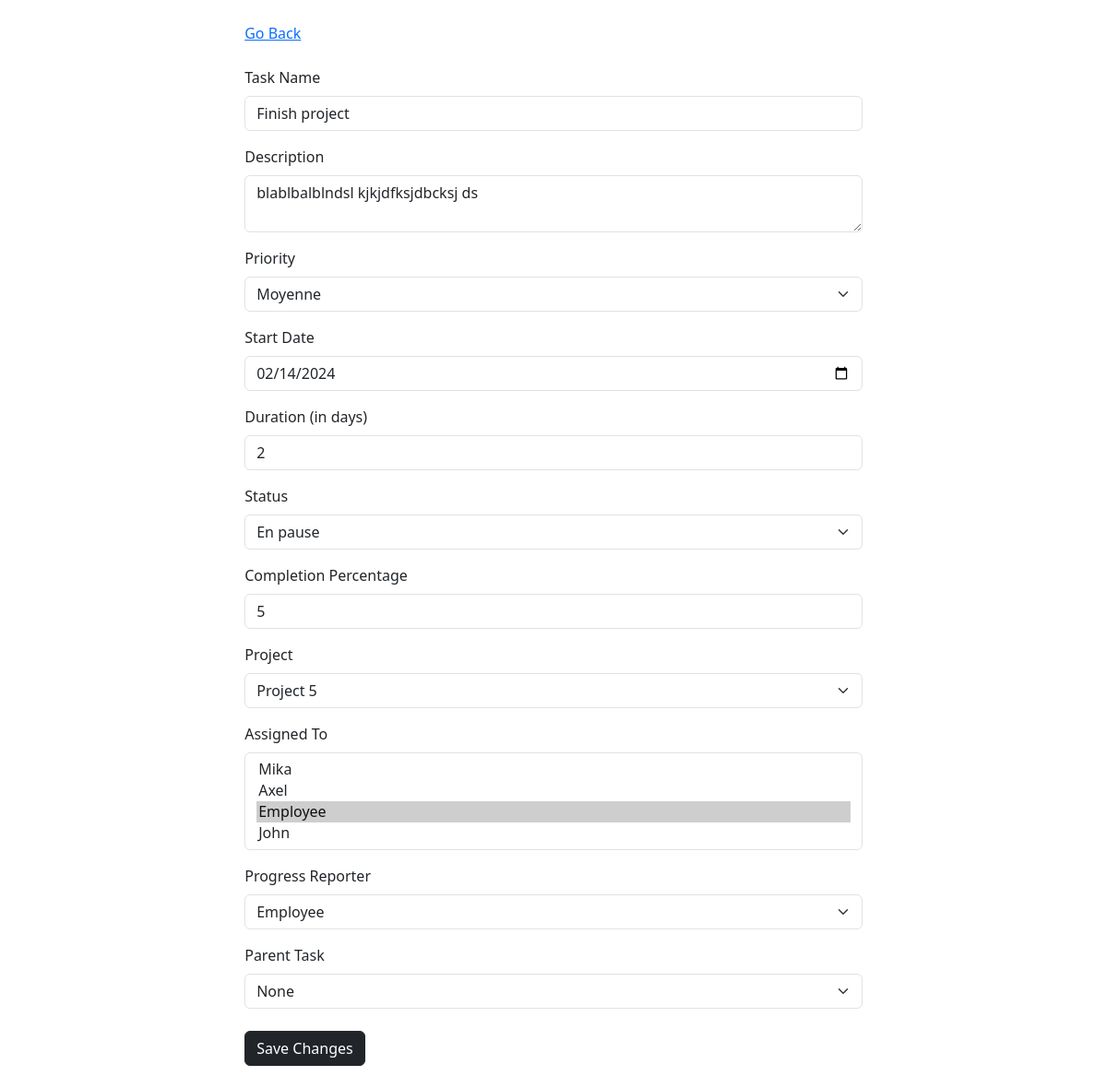
/task/edit/1/ (signed in), run on an earlier commit of the app's database.
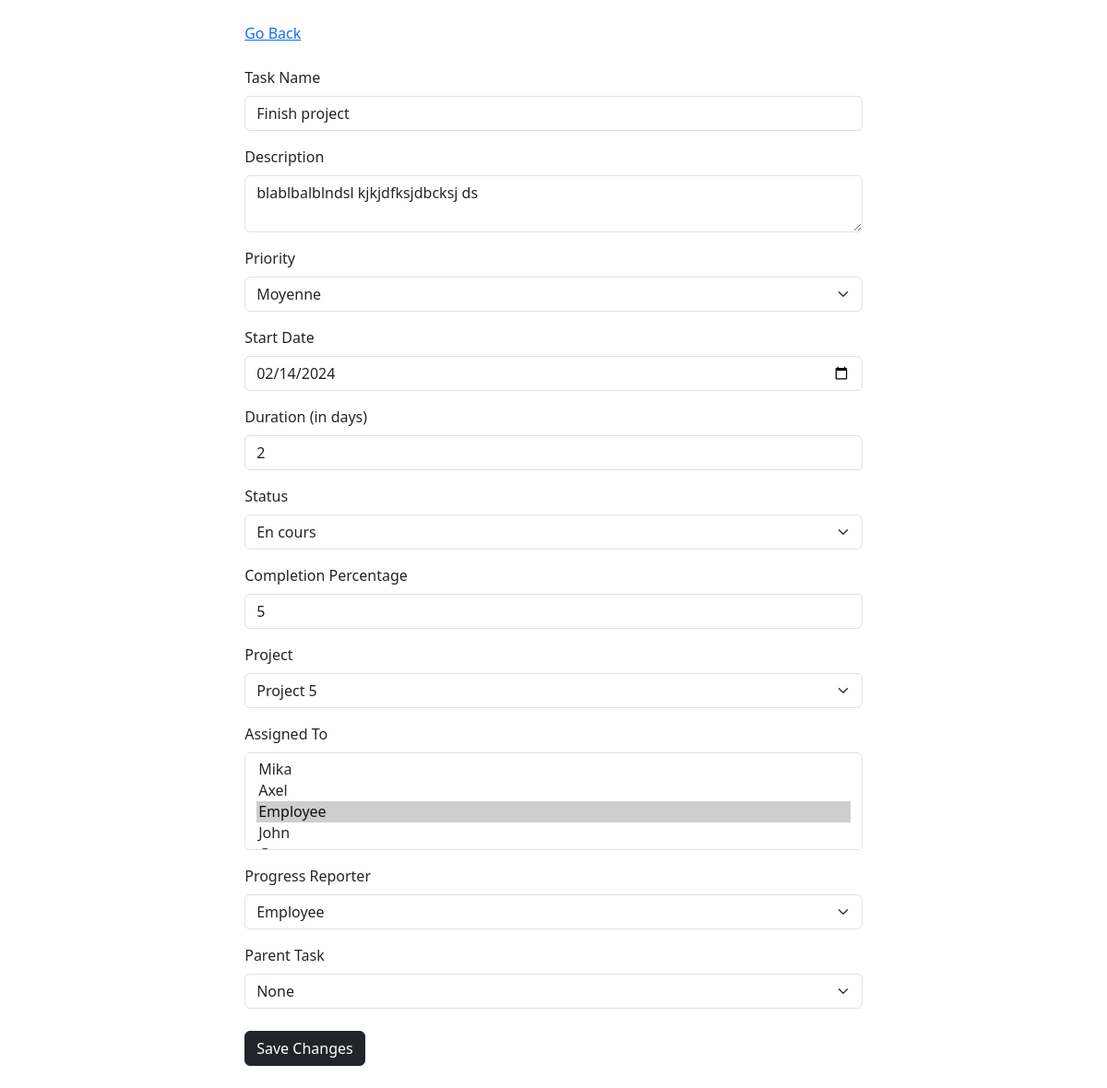
And on a later commit of the database.
### project_app/models.py (models this page shows, shortened)
class Task(models.Model):
    STATUS_CHOICES = (
        ('paused', 'En pause'),
        ('planned', 'Planifié'),
        ('ongoing', 'En cours'),
        ('completed', 'Réalisée'),
        ('validated', 'Validée'),
    )
    PRIORITY_CHOICES = (
        ('low', 'Faible'),
        ('medium', 'Moyenne'),
        ('high', 'Élevée'),
    )
    task_name = models.CharField(max_length=100)
    description = models.TextField()
    priority = models.CharField(max_length=20, choices=PRIORITY_CHOICES)
    start_date = models.DateField()
    duration = models.IntegerField()
    status = models.CharField(max_length=20, choices=STATUS_CHOICES)
    completion_percentage = models.IntegerField(default=0)
    project = models.ForeignKey('Project', on_delete=models.CASCADE)
    assigned_to = models.ManyToManyField(User, related_name='assigned_tasks')
    progress_reporter = models.ForeignKey(User, on_delete=models.CASCADE, related_name='progress_reports')
    parent_task = models.ForeignKey('self', on_delete=models.CASCADE, null=True, blank=True, related_name='sub_tasks')

class Project(models.Model):
    STATUS_CHOICES = (
        ('paused', 'En pause'),
        ('planned', 'Planifié'),
        ('pending', 'En cours'),
        ('delivered', 'Livré'),
    )
    project_name = models.CharField(max_length=100)
    start_date = models.DateField(default=timezone.now)
    delivery_date = models.DateField()
    status = models.CharField(max_length=20, choices=STATUS_CHOICES, default='planned') # status par défault sur "planifié" à la création
    progress_percentage = models.IntegerField(default=0)
    project_manager = models.ForeignKey(User, on_delete=models.CASCADE, related_name='projects_managed')

class User(models.Model):
    ROLE_CHOICES = (
        ('manager', 'Manager'),
        ('employee', 'Employee'),
    )
    username = models.CharField(max_length=100)
    email = models.EmailField(unique=True)
    user_role = models.CharField(max_length=20, choices=ROLE_CHOICES)
    password = models.CharField(max_length=255, default='123')

### project_app/decorators.py (the view)
    def wrapped_view(request, *args, **kwargs):
        if request.user.is_authenticated:
            return view_func(request, *args, **kwargs)
        else:
            return redirect('connexion')

### project_app/forms.py
class TaskForm(forms.ModelForm):
    class Meta:
        model = Task
        fields = '__all__'

### project_app/context_processors.py (called while the page is built)
def logged_in_username(request):
    username = None
    if request.user.is_authenticated:
        username = request.user.username
    return {'logged_in_username': username}

### project_app/views.py (called while the page is built)
@login_required
def edit_task(request, task_id):
    task = get_object_or_404(Task, id=task_id)
    if request.method == 'POST':
        form = TaskForm(request.POST, instance=task)
        if form.is_valid():
            form.save()
            return redirect('task_details', task_id=task_id)
    else:
        form = TaskForm(instance=task)
    users = User.objects.all()
    projects = Project.objects.all()
    project_tasks = Task.objects.filter(project=task.project)
    context = {
        'form': form,
        'task': task,
        'users': users,  # Include all users in the context
        'projects': projects,  # Include all projects in the context
        'project_tasks': project_tasks,  # Include all tasks of the current viewed task's project in the context
    }
    return render(request, 'task/edit_task.html', context)

### templates/task/edit_task.html (shortened to what the changed rows need)
{% load static %}
<!DOCTYPE html>
<html lang="en">
<head>
    <link href="{% static 'css/style.css' %}" rel="stylesheet">
    <link href="{% static 'css/bootstrap.min.css' %}" rel="stylesheet">
</head>
<body>
<div class="container d-flex justify-content-center">
    <form method="post" style="flex-basis: 60%">
        <div class="mb-3">
            <label for="task_name" class="form-label">Task Name</label>
            <input type="text" class="form-control" id="task_name" name="task_name" value="{{ task.task_name }}">
        </div>
        <div class="mb-3">
            <label for="description" class="form-label">Description</label>
            <textarea class="form-control" id="description" name="description">{{ task.description }}</textarea>
        </div>
        <div class="mb-3">
            <label for="priority" class="form-label">Priority</label>
            <select class="form-select" id="priority" name="priority">
                {% for choice in task.PRIORITY_CHOICES %}
                    <option value="{{ choice.0 }}" {% if choice.0 == task.priority %}
                            selected {% endif %}>{{ choice.1 }}</option>
                {% endfor %}
            </select>
        </div>
        <div class="mb-3">
            <label for="start_date" class="form-label">Start Date</label>
            <input type="date" class="form-control" id="start_date" name="start_date"
                   value="{{ task.start_date|date:'Y-m-d' }}">
        </div>
        <div class="mb-3">
            <label for="duration" class="form-label">Duration (in days)</label>
            <input type="number" class="form-control" id="duration" name="duration" value="{{ task.duration }}">
        </div>
        <div class="mb-3">
            <label for="status" class="form-label">Status</label>
            <select class="form-select" id="status" name="status">
                {% for choice in task.STATUS_CHOICES %}
                    <option value="{{ choice.0 }}" {% if choice.0 == task.status %}
                            selected {% endif %}>{{ choice.1 }}</option>
                {% endfor %}
            </select>
        </div>
        <div class="mb-3">
            <label for="completion_percentage" class="form-label">Completion Percentage</label>
            <input type="number" class="form-control" id="completion_percentage" name="completion_percentage" min="0"
                   max="100" value="{{ task.completion_percentage }}">
        </div>
        <div class="mb-3">
            <label for="project" class="form-label">Project</label>
            <select class="form-select" id="project" name="project">
                {% for project in projects %}
                    <option value="{{ project.id }}" {% if project.id == task.project_id %}
                            selected {% endif %}>{{ project.project_name }}</option>
                {% endfor %}
            </select>
        </div>
        <div class="mb-3">
            <label for="assigned_to" class="form-label">Assigned To</label>
            <select class="form-select" id="assigned_to" name="assigned_to" multiple>
                {% for user in users %}
                    <option value="{{ user.id }}" {% if user in task.assigned_to.all %}
                            selected {% endif %}>{{ user.username }}</option>
                {% endfor %}
            </select>
        </div>
        <div class="mb-3">
            <label for="progress_reporter" class="form-label">Progress Reporter</label>
            <select class="form-select" id="progress_reporter" name="progress_reporter">
                {% for user in users %}
                    <option value="{{ user.id }}" {% if user.id == task.progress_reporter_id %}
                            selected {% endif %}>{{ user.username }}</option>
                {% endfor %}
            </select>
        </div>
        <div class="mb-3">
            <label for="parent_task" class="form-label">Parent Task</label>
            <select class="form-select" id="parent_task" name="parent_task">
                <option value="" {% if task.parent_task_id == None %} selected {% endif %}>None</option>
            </select>
        </div>
    </form>
</div>
</body>
</html>

What changed in the data, as far as the page shows it:
changed Task "Finish project": status "En pause" → "En cours"
